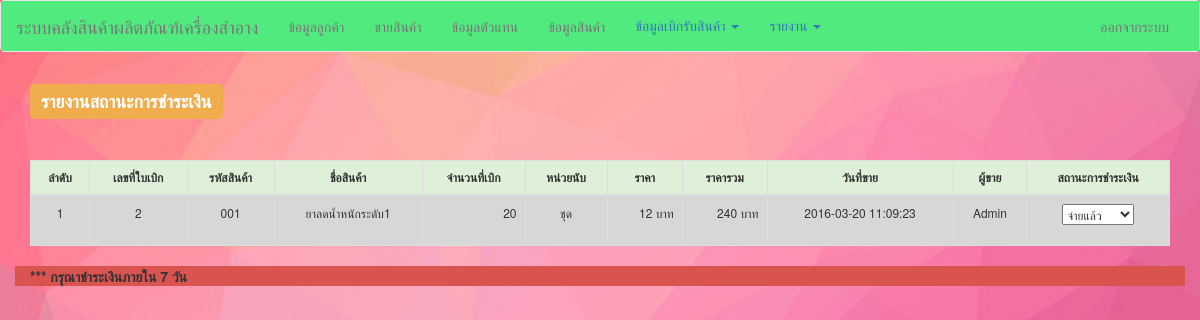
Page /index.php?viewName=rptOutPayList (signed in) on the committed database.
### tables this page shows
CREATE TABLE `tb_productout` (
  `id` int(11) NOT NULL,
  `product_id` varchar(250) NOT NULL,
  `quantity` int(11) NOT NULL DEFAULT '0',
  `productout_date` timestamp NULL DEFAULT CURRENT_TIMESTAMP,
  `pay_status` tinyint(1) NOT NULL DEFAULT '0',
  `user` varchar(250) DEFAULT NULL
);

CREATE TABLE `tb_product` (
  `id` int(11) NOT NULL,
  `product_id` varchar(250) DEFAULT NULL,
  `product_name` varchar(250) DEFAULT NULL,
  `product_unit` varchar(50) DEFAULT NULL,
  `product_cost` int(11) NOT NULL,
  `product_price` int(50) NOT NULL,
  `quantity` int(11) NOT NULL,
  `low_quantity` int(11) NOT NULL DEFAULT '0',
  `status` tinyint(1) NOT NULL DEFAULT '1',
  `timestamp` timestamp NOT NULL DEFAULT CURRENT_TIMESTAMP
);

### model/product.php (called while the page is built, shortened)
<?php
class Product {
	public function read_out($condition = " 1=1 ") {
		$this->sql = "";
		if($condition == " 1=1 "){
			  $this->sql = " SELECT po.user, po.id, po.product_id, po.quantity, po.productout_date, po.pay_status, p.product_name, p.product_unit, p.product_price,  p.product_price * po.quantity AS sum_price  FROM tb_productout po LEFT OUTER JOIN tb_product p ON po.product_id = p.product_id  ORDER BY productout_date DESC ";
		}else{
			  $this->sql = " SELECT po.user, po.id, po.product_id, po.quantity, po.productout_date, po.pay_status, p.product_name, p.product_unit, p.product_price,  p.product_price * po.quantity AS sum_price  FROM tb_productout po LEFT OUTER JOIN tb_product p ON po.product_id = p.product_id WHERE $condition ";
		}
        $query = mysql_query($this->sql);
        if ($query) {
            $result = array();
            while ($row = mysql_fetch_array($query, MYSQL_ASSOC)) {
                $result[] = $row;
            }
            return $result;
        } else {
            return false;
        }
    }
}

### views/rptOutPayList.php (the view, shortened to what this page needs)
<?php
include "./model/product.php";
$obj = new Product();
$rows = $obj->read_out();
?>
<div class="container">
    <h3><label class="label label-warning">รายงานสถานะการชำระเงิน</label></h3>
    <br /><br>
    <div class="table-responsive">
        <table class="table table-bordered table-hover" style="font-size:12px;">
            <thead>
                <tr class="success">
                	<th class="text-center">ลำดับ</th>
                    <th class="text-center">เลขที่ใบเบิก</th>
                    <th class="text-center">รหัสสินค้า</th>
					<th class="text-center">ชื่อสินค้า</th>
                    <th class="text-center">จำนวนที่เบิก</th>
					<th class="text-center">หน่วยนับ</th>
					<th class="text-center">ราคา</th>
					<th class="text-center">ราคารวม</th>
                    <th class="text-center">วันที่ขาย</th>
					<th class="text-center">ผู้ขาย</th>
                    <th class="text-center">สถานะการชำระเงิน</th>
                </tr>
            </thead>
            <tbody>
                <?php
                if ($rows != false) {
                    $count = 1;
                    foreach ($rows as $row) {
                        ?>
                        <tr>
                           <td class="text-center"><?= $count++; ?></td>
                            <td class="text-center"><?= $row["id"] ?></td>
                            <td class="text-center"><?= $row["product_id"] ?></td>
							<td class="text-center"><?= $row["product_name"] ?></td>
                            <td class="text-right"><?= number_format($row["quantity"]) ?></td>
							<td class="text-center"><?= $row["product_unit"] ?></td>
							<td class="text-right"><?= number_format($row["product_price"]) ?> บาท</td>
							<td class="text-right"><?= number_format($row["sum_price"]) ?> บาท</td>
                            <td class="text-center"><?= $row["productout_date"] ?></td>
							<td class="text-center"><?= $row["user"] ?></td>
                            <td class="text-center">
                            <form action="doUpdateStatus.php" method="post" class="form-horizontal" onsubmit="return confirm('ยืนยันการจ่าย?');" >
							<select id="status" name="status">
							  <option <?php if ($row["pay_status"] == true ) echo 'selected' ; ?> value=true>จ่ายแล้ว</option>
                            </select>
							</form>
                            </td>
                        </tr>
                        <?php
                    }
                }
                ?>
            </tbody>
        </table>
    </div>
	<div class="row">
		<label class="col-md-12 label-danger">*** กรุณาชำระเงินภายใน 7 วัน</label>
	</div>
</div>

### css/site.css (style rules this page uses)
body { background: url('../images/bg1234.jpg') no-repeat center center fixed; -moz-background-size: cover; -webkit-background-size: cover; -o-background-size: cover; background-size: cover; }
tr:nth-child(odd) { background-color: #D7D7D7; }

### rows in the picture
tb_productout: id "2", product "001", tb_product.product_name "ยาลดน้ำหนักระดับ1", quantity "20", tb_product.product_unit "ชุด", tb_product.product_price "12", sum_price "240", productout_date "2016-03-20 11:09:23", user "Admin", status "จ่ายแล้ว"
